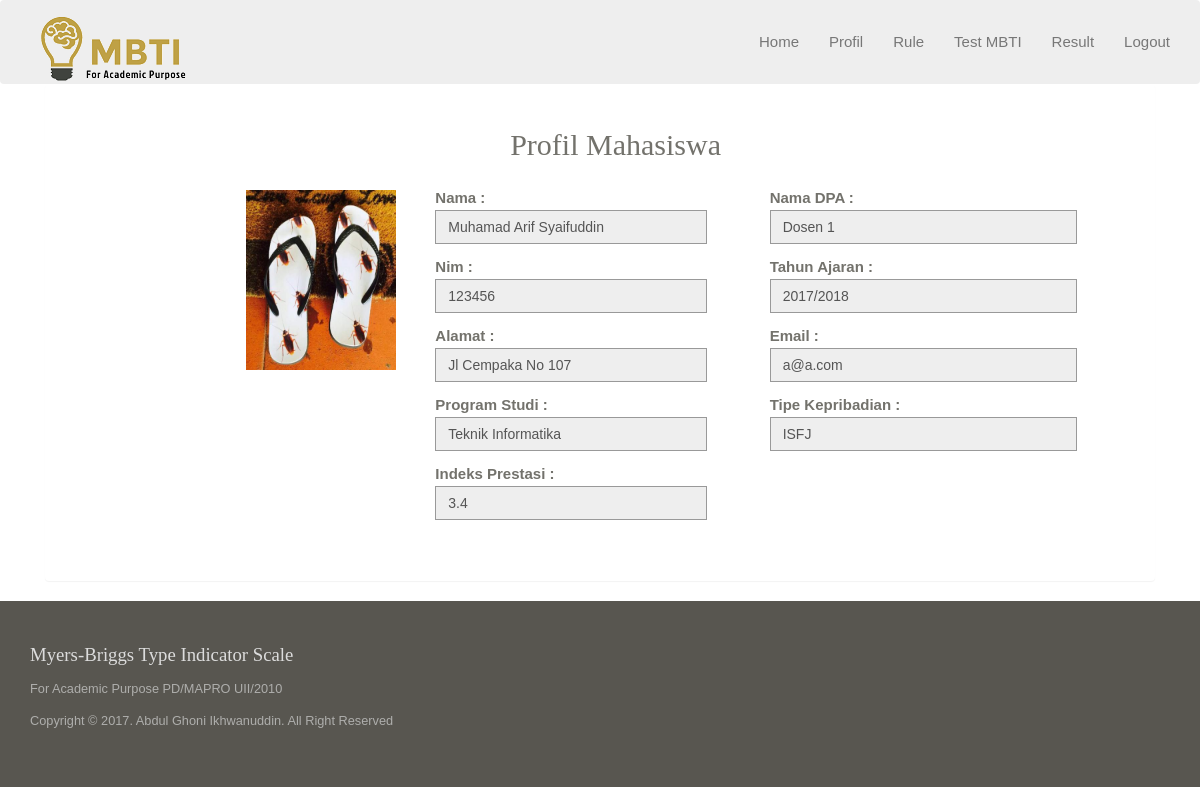
/mahasiswa/index.php?hal=profil (signed in), run on the app's committed database.
### tables this page shows
CREATE TABLE `mahasiswa` (
  `id_mahasiswa` int(12) NOT NULL,
  `id_dpa` int(12) DEFAULT NULL,
  `nim` int(12) NOT NULL,
  `nama` varchar(45) NOT NULL,
  `alamat` varchar(45) NOT NULL,
  `email` varchar(45) NOT NULL,
  `program_studi` varchar(45) NOT NULL,
  `indeks_prestasi` varchar(4) NOT NULL,
  `foto` text NOT NULL
);

CREATE TABLE `dpa` (
  `id_dpa` int(12) NOT NULL,
  `id_th_ajaran` int(12) NOT NULL,
  `nip` varchar(16) NOT NULL,
  `nama` varchar(45) NOT NULL,
  `email` varchar(45) NOT NULL,
  `no_hp` varchar(20) NOT NULL,
  `foto` text NOT NULL
);

CREATE TABLE `th_ajaran` (
  `id_th_ajaran` int(12) NOT NULL,
  `nama_th_ajaran` varchar(9) NOT NULL
);

CREATE TABLE `tipe_kepribadian` (
  `id_tipekepribadian` int(11) NOT NULL,
  `nama` varchar(12) NOT NULL,
  `deskripsi` text NOT NULL
);

### mahasiswa/profil.php (the view)
<div class="col-sm-5"></div>
<h2>Profil Mahasiswa</h2>
<?php
		$command = "SELECT mahasiswa.*, dpa.nama as dpa, th_ajaran.nama_th_ajaran, tp.nama as kepribadian
    FROM mahasiswa INNER JOIN dpa ON mahasiswa.id_dpa = dpa.id_dpa
    JOIN th_ajaran ON dpa.id_th_ajaran = th_ajaran.id_th_ajaran
    LEFT JOIN result ON result.id_mahasiswa = mahasiswa.id_mahasiswa
    LEFT JOIN tipe_kepribadian tp ON result.id_tipekepribadian = tp.id_tipekepribadian
    WHERE mahasiswa.id_mahasiswa='".$hasil_mhs['id_mahasiswa']."'
    ORDER BY tgl_pengerjaan DESC";
    $query=mysql_query($command);
    $row=mysql_fetch_array($query);
?>
<div class="row">
    <div class="col-sm-2"></div>
    <div class="col-sm-2">
      <img src='../uploaded/mahasiswa/<?php echo $row['foto']?>' width='150' height='180'>
    </div>
  	<div class="col-sm-3 wowload fadeInUp" style="padding-left: 50px;">
	  	<div class="rooms">
        <section class="content">
          <div class="row">
              <div class="box box-danger">
                  <div class="box-body">
                    <div class="row">
                      <div class="form-group">
                        <label>Nama :</label>
                          <input readonly type="text" class="form-control"  placeholder="Name" value="<?php echo $row['nama']?>">
                      </div>
                      <div class="form-group">
                          <label>Nim :</label>
                          <input readonly type="text" class="form-control"  placeholder="Nim" value="<?php echo $row['nim']?>">
                      </div>
                      <div class="form-group">
                          <label>Alamat :</label>
                          <input readonly type="text" class="form-control"  placeholder="Alamat" value="<?php echo $row['alamat']?>">
                      </div>
                      <div class="form-group">
                        <label>Program Studi :</label>
                          <input readonly type="text" class="form-control"  placeholder="Program Studi" value="<?php echo $row['program_studi']?>">
                      </div>
                      <div class="form-group">
                        <label>Indeks Prestasi :</label>
                          <input readonly type="text" class="form-control"  placeholder="Indeks Prestasi" value="<?php echo $row['indeks_prestasi']?>">
                      </div>
                    </div>
                  </div>
              </div>
          </div>
        </section>
	  	</div>
  	</div>
    <div class="col-sm-1 wowload fadeInUp"></div>
    <div class="col-sm-3 wowload fadeInUp">
	  	<div class="rooms">
        <section class="content">
          <div class="row">
              <div class="box box-danger">
                  <div class="box-body">
                    <div class="row">
                      <div class="form-group">
                      	<label>Nama DPA :</label>
                          <input readonly type="text" class="form-control"  placeholder="Nama DPA" value="<?php echo $row['dpa']?>">
                      </div>
                      <div class="form-group">
                      	<label>Tahun Ajaran :</label>
                          <input readonly type="text" class="form-control"  placeholder="Tahun Ajaran" value="<?php echo $row['nama_th_ajaran']?>">
                      </div>
                      <div class="form-group">
                      	<label>Email :</label>
                          <input readonly type="text" class="form-control"  placeholder="Email" value="<?php echo $row['email']?>">
                      </div>
                      <div class="form-group">
                      	<label>Tipe Kepribadian :</label>
                          <input readonly type="text" class="form-control"  placeholder="Tipe Kepribadian" value="<?php echo $row['kepribadian']?>">
                      </div>
                    </div>
                  </div>
              </div>
          </div>
        </section>
	  	</div>
  	</div>
</div>

### mahasiswa/index.php (shortened to what this page needs)
<?php
if(isset($_SESSION['account_myers_briggs']) && ($_SESSION['account_myers_briggs']['divisi']=='Mahasiswa')){
@$hal = $_GET['hal'];
$sql_mhs = "SELECT * FROM mahasiswa mhs JOIN account a ON mhs.id_mahasiswa=a.id_mahasiswa WHERE username='".$_SESSION['account_myers_briggs']['username']."' AND divisi='Mahasiswa'";
$eks_mhs	= mysql_query($sql_mhs);
$hasil_mhs	= mysql_fetch_array($eks_mhs);
?>
<!DOCTYPE HTML>
<html>
<head>
    <?php include 'header.php';?>
</head>
<body>
<?php
$default    = "beranda.php";
if(!$hal){
    require_once "$default";
}else{
?>
    <div class="container">
        <div class="container-widget">
            <div class="col-md-12 col-lg-12">
              <div class="panel panel-widget" style="min-height:285px">
                <div class="panel-body">
                    <div class="row">
                        <div class="col-md-12">
                        <?php
                        switch($hal){
                            case $hal:
                                if(is_file($hal.".php"))
                                {
                                  require_once $hal.".php";
                                }
                                else
                                {
                                  require_once "$default";
                                }
                                break;
                        }
                        ?>
                        </div>
                    </div>
                </div>
              </div>
            </div>
        </div>
    </div>
<?php
}
?>
<?php include 'footer.php';?>
</body>
</html>
<?php
}else{
	echo "<meta http-equiv='Refresh' content='0; url=../login.php'>";
}
?>

### mahasiswa/header.php (shortened to what this page needs)
<link rel="stylesheet" href="../assets/bootstrap/css/bootstrap.min.css" />
<link type="text/css" rel="stylesheet" href="../assets/uniform/css/uniform.default.min.css" />
<link rel="stylesheet" href="../assets/wow/animate.css" />
<link rel="stylesheet" href="../assets/gallery/blueimp-gallery.min.css">
<link rel="stylesheet" href="../assets/style.css">
<link href="../css/responsive.css" rel="stylesheet">
<link href="../css/style_1.css" rel="stylesheet">
<nav class="navbar  navbar-default" role="navigation">
  <div class="container">
    <div class="navbar-header">
      <a class="navbar-brand" href="index.php"><img src="../images/logombti.png"  alt="holiday crown"></a>
    </div>
    <div class="collapse navbar-collapse navbar-right" id="bs-example-navbar-collapse-1">
      <ul class="nav navbar-nav">
        <li><a href="index.php">Home </a></li>
        <li><a href="index.php?hal=profil">Profil</a></li>
        <li><a href="index.php?hal=rule">Rule</a></li>
        <li><a href="index.php?hal=test_mbti">Test MBTI</a></li>
        <li><a href="index.php?hal=result">Result</a></li>
        <li><a href="javascript:void(0)" data-href="../logout.php" data-toggle="modal" data-target="#confirm-logout"><span class="icon color6"><i class="fa fa-power-off"></i></span> Logout</a></li>
      </ul>
    </div>
  </div>
</nav>

### mahasiswa/footer.php (shortened to what this page needs)
<footer class="spacer">
        <div class="container">
            <div class="row">
                <div class="col-sm-5">
                    <h4><?php echo title;?></h4>
                    <p><?php echo keterangan;?></p>
                    <p><?php echo author;?></p>
                </div>
        </div>
</footer>

### assets/style.css (style rules this page uses)
body { background-color: #fff;font-family: 'Raleway', sans-serif;font-size: 15px;line-height: 15px; color: #73726C; }
.btn,a,a:hover { text-decoration: none;-webkit-transition: all 0.3s ease-in-out;-moz-transition: all 0.3s ease-in-out;-ms-transition: all 0.3s ease-in-out;-o-transition: all 0.3s ease-in-out;transition: all 0.3s ease-in-out;outline:0 ; }
h1,h2,h3,h4,h5,h6 { font-family:'Old Standard TT', serif;line-height: 1em;margin: 0; }
h1.title,h2 { font-size: 2em;line-height: 3em; }
h4 { font-size: 1.25em; margin-bottom: 0.75em; }
p { margin-bottom: 1em;line-height: 1.5em; }
.spacer { padding:6em 0; }
.navbar { margin: 0; }
.navbar-nav { margin:0 -15px; }
.navbar-nav > li > a { font-size: 1em;line-height: 4.26em;padding: 10px 0 10px 30px; }
.navbar-default { border:none;background: #eeeeee; }
.navbar-brand { height: 83px; }
footer { background-color:#585650;color: #AEAEAC; }
footer.spacer { padding: 3em 0; }
footer h4 { color: #DCDCDC; }
footer a,footer p { line-height: 1.5em;font-size: 0.85em;color: #AEAEAC; }
.form-control { border: 1px solid #999;border-radius:0;box-shadow:none !important; }
.rooms { margin-bottom: 2em; }

### data on the page
mahasiswa: foto (picture), nama "Muhamad Arif Syaifuddin", nim "123456", alamat "Jl Cempaka No 107", program_studi "Teknik Informatika", indeks_prestasi "3.4", email "a@a.com"
dpa: nama "Dosen 1"
th_ajaran: nama_th_ajaran "2017/2018"
tipe_kepribadian: nama "ISFJ"

### other printed values
title "Myers-Briggs Type Indicator Scale"
keterangan "For Academic Purpose PD/MAPRO UII/2010"
author "Copyright © 2017. Abdul Ghoni Ikhwanuddin. All Right Reserved"
